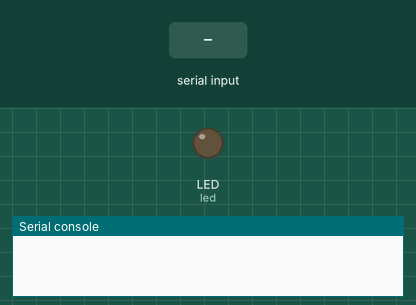
Bench run of a program on a simulated CircuitPython board. Parts: output pins drawn as LEDs (lit = HIGH), the last lines printed to the serial console. The inputs (shaded band) are chosen by the test bench.

Above: at 1.2 s.
1.3 s: "open" typed at the serial console, then Enter
At 2.0 s:
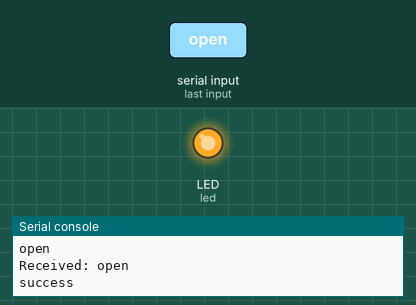
2.8 s: "close" typed at the serial console, then Enter
At 3.1 s:
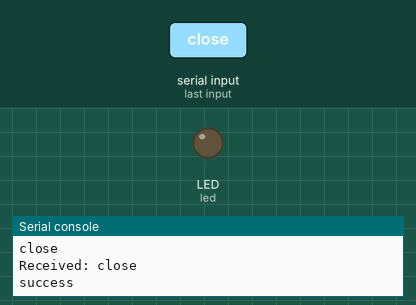
Timing chart, 0 to 5.8 s (numbered marks = the images above; inputs shaded):
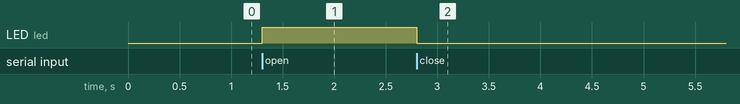

The program:

code.py
```python
import supervisor
import digitalio
import board

led = digitalio.DigitalInOut(board.LED)
led.switch_to_output()  # Set LED as output

while True:
    if supervisor.runtime.serial_bytes_available:
        value = input().strip()
        print(f"Received: {value}\r")
        # -- OPEN BUILTIN LED --
        if value == "open":
            led.value = True
            print("success")
        # -- CLOSE BUILTIN LED --
        elif value == "close":
            led.value = False
            print("success")
        # -- PROCESS A SOFT REBOOT --
        elif value == "reboot":
            supervisor.reload()
```

Measured:
- after the input at 1.3 s, LED (led): LOW → HIGH at once
- after the input at 2.8 s, LED (led): HIGH → LOW at once
